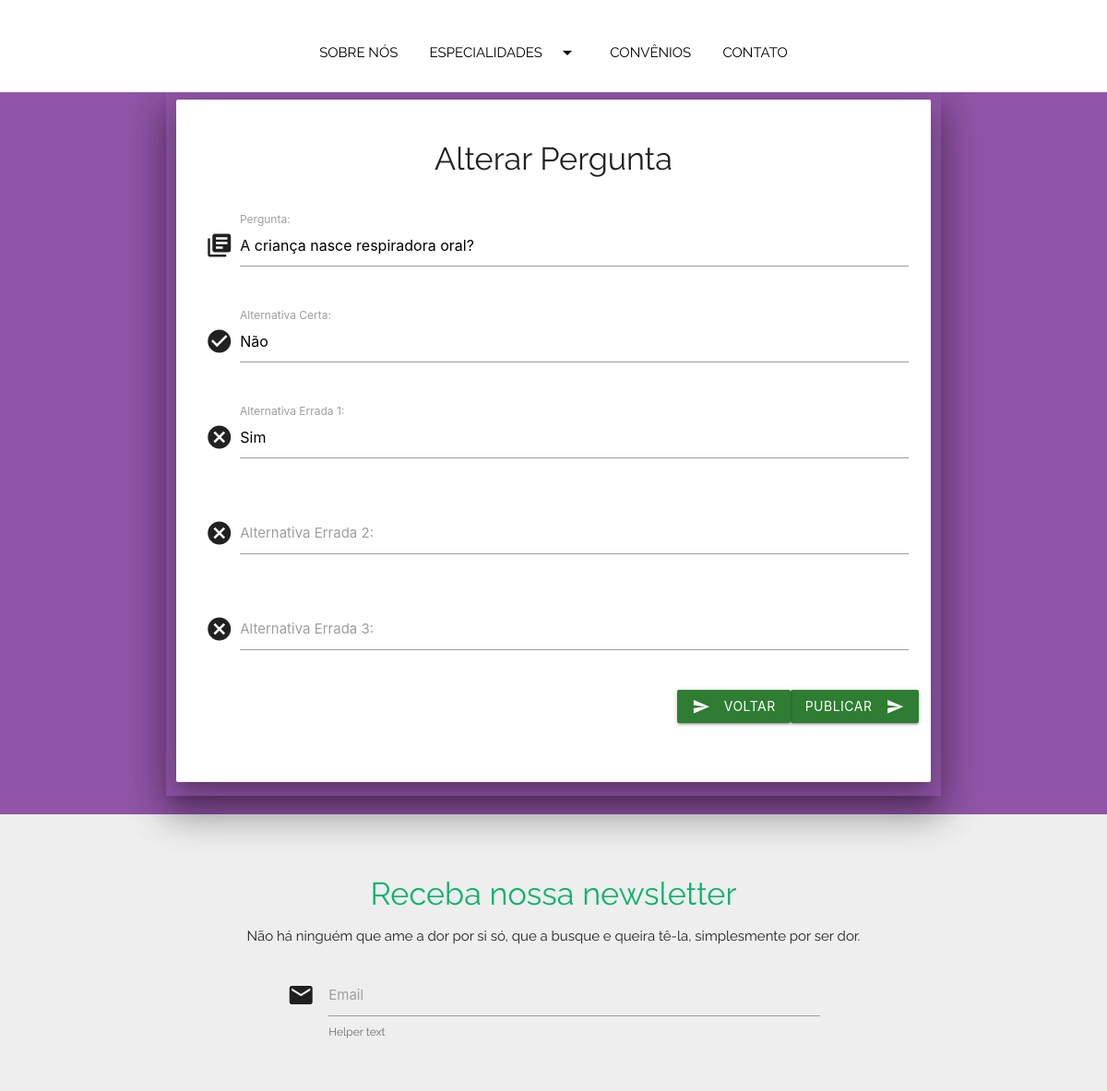
Page /ClinicaMedica/Atualizar-Pergunta.php?id=6 on the committed database.
### tables this page shows
CREATE TABLE `pergunta` (
  `codigoPergunta` int(10) UNSIGNED NOT NULL,
  `descricao` varchar(300) NOT NULL,
  `tipo_pergunta` int(10) UNSIGNED NOT NULL,
  `cod_Questionario` int(10) UNSIGNED NOT NULL
);

CREATE TABLE `respostacerta` (
  `codigoCerto` int(10) UNSIGNED NOT NULL,
  `descricao` varchar(300) NOT NULL,
  `cod_pergunta` int(10) UNSIGNED NOT NULL
);

CREATE TABLE `respostaerrada` (
  `codigoErrado` int(10) UNSIGNED NOT NULL,
  `descricao` varchar(300) NOT NULL,
  `cod_pergunta` int(10) UNSIGNED NOT NULL
);

### ClinicaMedica/Atualizar-Pergunta.php (the view, shortened to what this page needs)
<?php
    include "Conexao.php";
    $id = intval($_GET['id']);
    $sql_banco = mysqli_query($conexao, "SELECT * FROM pergunta WHERE codigoPergunta='$id' LIMIT 1");
    $r = mysqli_fetch_assoc($sql_banco);
    $sql_certo = mysqli_query($conexao, "SELECT * FROM respostacerta WHERE cod_pergunta='$id' LIMIT 1");
    $c = mysqli_fetch_assoc($sql_certo);
    $sql_pegadados = mysqli_query($conexao, "SELECT * FROM respostaerrada WHERE cod_pergunta='$id'");
    $radio = 1;
?>
<!DOCTYPE html>
<html>
<head>
    <link rel="stylesheet" href="css/materialize.min.css">
</head>
<body class="grey lighten-3">
    <div style="background-color: rgb(145, 85, 167);">
        <nav class="z-depth-0" style="height: 100px;">
            <div class="nav-wrapper white">
                <ul class="center">
                    <li class="lina"><a href="Sobre-Nos.php" class="black-text"> SOBRE NÓS </a></li>
                    <li class="lina"><a href="Espcialidades.php" class="black-text dropdown-trigger" data-target="Especialidades"> ESPECIALIDADES <i class="material-icons right"> arrow_drop_down </i></a></li>
                    <li class="lina"><a href="Convenios.php" class="black-text"> CONVÊNIOS </a></li>
                    <li class="lina"><a href="Contato.php" class="black-text"> CONTATO </a></li>
                </ul>
            </div>
        </nav>
        <div class="container">
            <div class="row">
                <div class="col s12 m12 112 container center z-depth-5">
                    <div class="card-panel z-depth-5">
                        <div class="row">
                            <div id="uploadP" class="col s12 m12 l12">
                                <h4 class="center"> Alterar Pergunta </h4><br>
                                <form name="formUpload" method="post" action="Alterar-Pergunta.php" enctype="multipart/form-data">
                                    <div class="row">
                                        <div class="input-field col s12">
                                            <i class="material-icons prefix"> library_books </i>
                                            <label for="cPergunta">Pergunta: </label><input class="active validate" type="text" name="tPergunta" id="cPergunta" value="<?php echo $r["descricao"]; ?>" maxlength="60" required>
                                        </div>
                                    </div>
                                    <div class="row">
                                        <div class="input-field col s12">
                                            <i class="material-icons prefix"> check_circle </i>
                                            <label for="cAlterC">Alternativa Certa: </label><input class="active validate" type="text" name="tAlterC" id="cAlterC" value="<?php echo $c["descricao"]; ?>" maxlength="60" required>
                                        </div>
                                    </div>
                                    <?php while($l = mysqli_fetch_array($sql_pegadados)){ ?>
                                    <div class="row">
                                        <div class="input-field col s12">
                                            <i class="material-icons prefix"> cancel </i>
                                            <label for="<?php echo "cAlterE".$radio; ?>">Alternativa Errada <?php echo $radio; ?>: </label><input class="active validate" type="text" name="<?php echo "tAlterE".$radio; ?>" id="<?php echo "cAlterE".$radio; ?>" value="<?php echo $l["descricao"]; ?>" maxlength="60" required>
                                        </div>
                                    </div>
                                    <?php $radio = $radio+1; } ?>
<div class="row">
                                    <button class="btn waves-effect waves-light green darken-3 right" type="submit" onclick=""> Publicar
                                        <i class="material-icons right"> send </i>
                                    </button>
                                    <a href="Admin.php">
                                    <button class="btn waves-effect waves-light green darken-3 right" type="button" onclick=""> Voltar
                        <i class="material-icons left"> send </i>
                    </button>
                                        </a>
    </div>
                                </form>
                            </div>
                            <br>
                        </div>
                    </div>
                </div>
            </div>
        </div>
        <div class="row grey lighten-3">
            <br><br>
            <div class="center">
                <h4 id="Atfooter"> Receba nossa newsletter </h4>
            </div>
            <div class="center">
                <p> Não há ninguém que ame a dor por si só, que a busque e queira tê-la, simplesmente por ser dor. </p>
            </div>
            <form class="col s12">
                <div class="row">
                    <div class="input-field col s6 m6 l6 offset-m3 offset-l3">
                        <i class="material-icons prefix"> email </i>
                        <input id="email" type="email" class="validate">
                        <label for="email">Email</label>
                        <span class="helper-text" data-error="wrong" data-success="right">Helper text</span>
                    </div>
                </div>
            </form>
        </div>
    </div>
</body>
</html>

### ClinicaMedica/Atualizar-Pergunta.php (style rules this page uses)
li { font-family: 'Raleway'; }
.nav-wrapper ul.center { display: block; width: auto; }
.nav-wrapper > ul.center li { float: none; display: inline-block; }
.lina { margin-top: 25px; }
#cuide, #Atfooter { color: #0DB26B; }
p, span, h5,h4, #Atfooter { font-family: raleway, sans-serif; }
body { overflow-x: hidden; }

### rows in the picture
pergunta: tPergunta "A criança nasce respiradora oral?"
respostacerta: tAlterC "Não"
respostaerrada: tAlterE1 "Sim"
